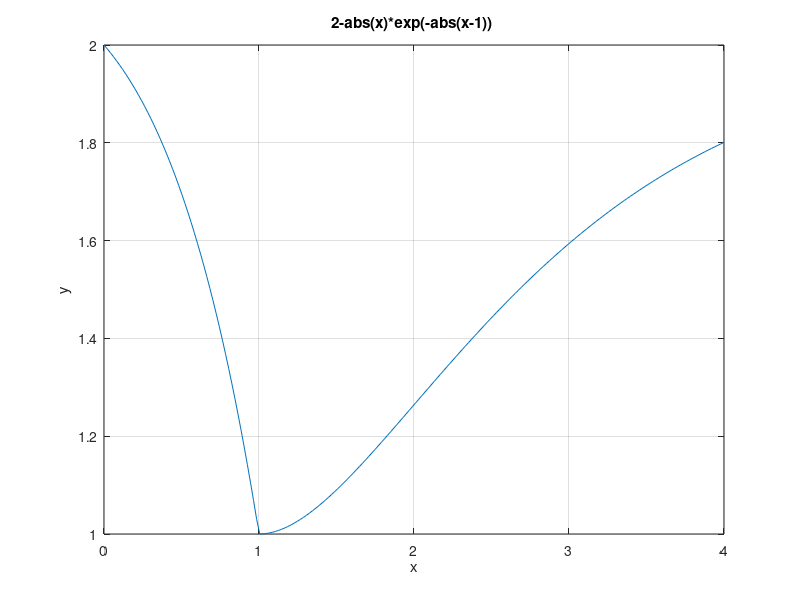

Recreate this plot in MATLAB. (Note: this script raises an error after producing the figure.)
f=@(x) 2-abs(x).*exp(-abs(x-1));
a=0;
b=4;
t=['2-abs(x)*exp(-abs(x-1)) '];
x=linspace(a,b,200);
plot(x,f(x));
grid on;
xlabel('x'); ylabel('y'); title(t);
xr=ginput(2);
[x_m,y_m]=fminbnd(f,xr(1,1),xr(2,1));
hold on
plot(x_m,y_m,'r*',xr(1,1),xr(1,2),'g*',xr(2,1),xr(2,2),'g*');
